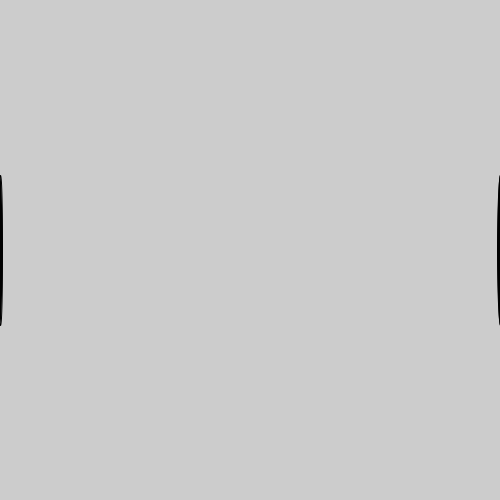
Frame 1 (no input)
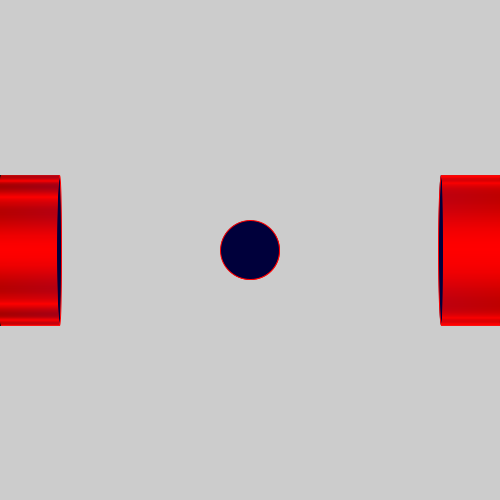
Frame 60 (the mouse pressed at the canvas centre just before this capture)
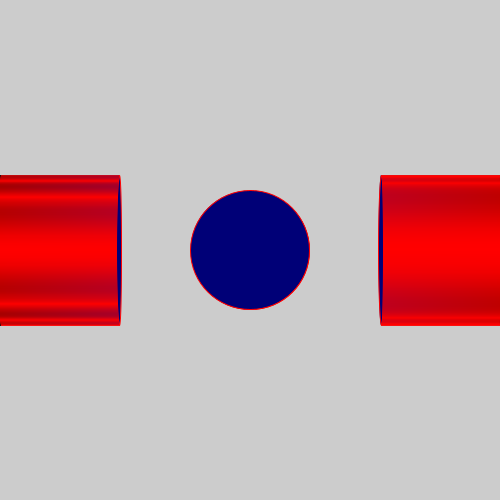
Frame 120 (the mouse held since frame 60 and released just before this capture)

The Processing sketch that drew these frames (run headless with seeded random() and noise(); from frame 60 on, the mouse is pressed at the canvas centre):

// Processing sketch: processing_72221
// ── processing_72221.pde

//montana cruz, CP1
//
int x =0;
int z = 500;
int BIGGER = 1;
int y = 5;

void setup ()
{
  size (500,500);
}
void draw()
{
smooth();
fill (z,y,x);
frameRate (300);


fill (0,0,x);
ellipse (x,250,5,150);
ellipse (z,250,5,150);

fill (0,0,x);
stroke(255,0,0);
strokeWeight(1);
ellipse (250,250,x,x);

 
x = x + BIGGER;
z = z - BIGGER;
y = y + 5;

if (x>500)
{
  BIGGER = -1;
}
if (x<1)
{
  BIGGER = 1;
}
if (z<15)
{
  BIGGER = -1;
}
if (z>500)
{
  BIGGER = 1;
}
}
